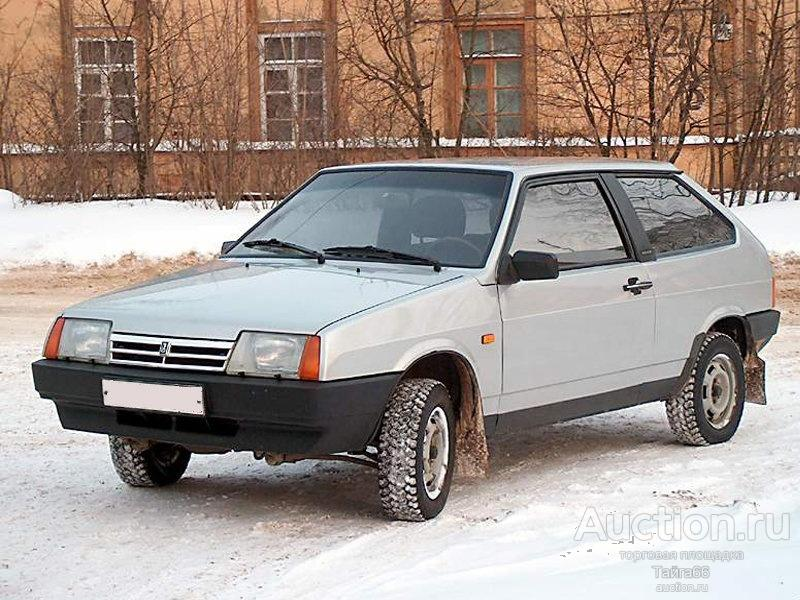
#> input picture 7_8_image_video_compression/Practice_7/vosmerka.jpg, 800 x 600 px
$ jupyter execute DE_IP_HomeTask_7.ipynb
#> lines starting #> are read from the running program, lines starting #| are printed output that depends on the picture
### Задачи
1.	Выполните сохранение монохромного изображения в виде текстового или бинарного файла.
2.	Реализуйте алгоритм вейвлет-преобразования Хаара для изображения.
3.	Выполните квантование высокочастотных компонент (прим., количество квантов  = 4).
4.	Сохраните получившийся массив значений  в текстовый или бинарный файл в порядке LL, LH, HL, HH вейвлет-преобразования Хафа. Компоненты LH, HL, HH храните в виде пар (значение, количество повторений).
Сравните объем памяти, занимаемый исходным изображением (попиксельное хранение), и изображение, полученным после преобразования Хафа и сжатием длин серий.

[cell 1]
import numpy as np
import cv2 as cv
import matplotlib as plt

np.seterr(all='ignore')

[cell 2]
def save_image_txt(image, filename):
#> called with filename = 'vosmerka.txt'
    image = image.astype(int)
    np.savetxt(filename, image, fmt='%d')

def load_image_txt(filename):
    return np.loadtxt(filename)

[cell 3]
def haar_transform_2d(image):
    rows, cols = image.shape
#> rows = 600; cols = 800

    for i in range(rows):
        row = image[i, :].copy()
        for j in range(cols // 2):
            image[i, j] = (row[2*j] + row[2*j+1]) / 2
            image[i, cols//2 + j] = (row[2*j] - row[2*j+1]) / 2
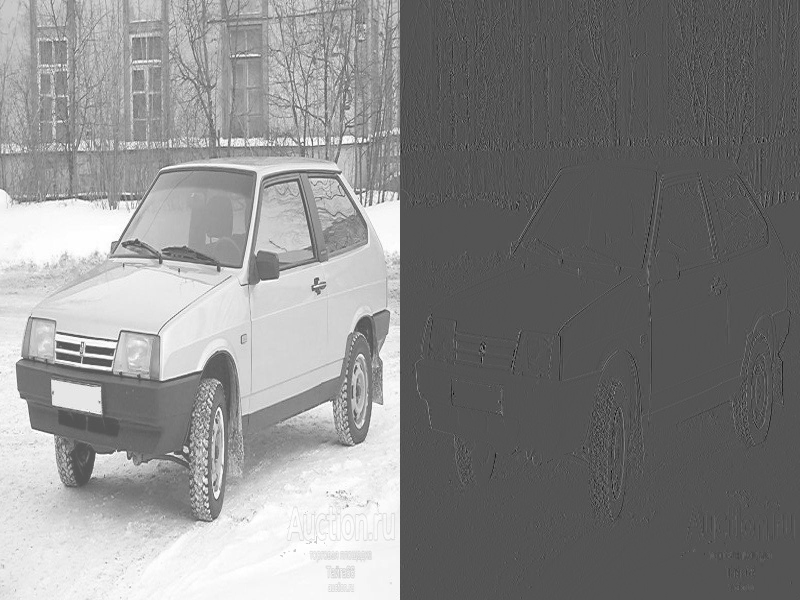
#> image: shape (600, 800) float16; min -126, max 255, mean 76.2; drawn with min black and max white

    for j in range(cols):
        col = image[:, j].copy()
        for i in range(rows // 2):
            image[i, j] = (col[2*i] + col[2*i+1]) / 2
            image[rows//2 + i, j] = (col[2*i] - col[2*i+1]) / 2
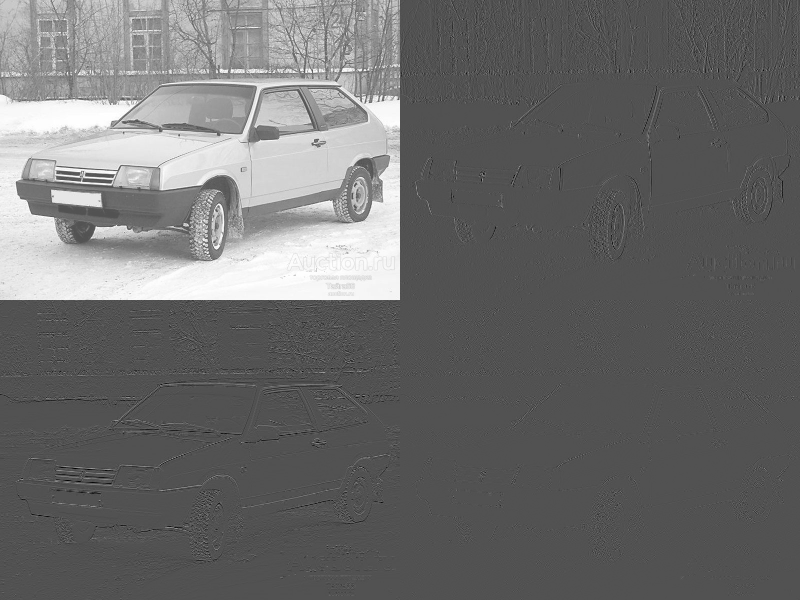
#> image: shape (600, 800) float16; min -121, max 255, mean 38.1; drawn with min black and max white
    return image

[cell 4]
def quantize(component, levels=4):
    min_val, max_val = np.min(component), np.max(component)
    step = (max_val - min_val) / levels
    quantized = np.floor((component - min_val) / step)
    return np.clip(quantized, 0, levels-1).astype(int)

[cell 5]
def rle_encode(arr):
    flat = arr.flatten()
    changes = np.where(flat[1:] != flat[:-1])[0] + 1
    starts = np.concatenate(([0], changes))
    stops = np.concatenate((changes, [len(flat)]))
    return list(zip(flat[starts], stops - starts))

[cell 6]
def save_compressed_txt(ll, lh, hl, hh, filename):
    with open(filename, 'w') as f:
        f.write(f"LL {ll.shape[0]} {ll.shape[1]}\n")
        np.savetxt(f, ll, fmt='%.2f')

        for comp, name in [(lh, 'LH'), (hl, 'HL'), (hh, 'HH')]:
            encoded = rle_encode(comp)
            f.write(f"{name} {len(encoded)}\n")
            for val, count in encoded:
                f.write(f"{val} {count}\n")

[cell 7]
filename = "vosmerka"
img = cv.imread(f"{filename}.jpg", cv.IMREAD_GRAYSCALE).astype(np.float16)
save_image_txt(img, f"{filename}.txt")


transformed = haar_transform_2d(img.copy())

rows, cols = transformed.shape
#> rows = 600; cols = 800
LL = transformed[:rows//2, :cols//2]
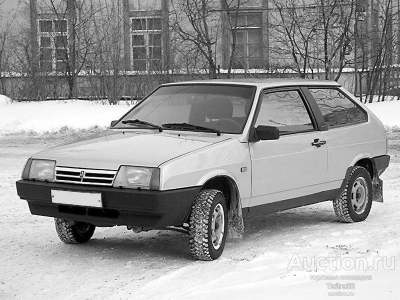
#> LL: shape (300, 400) float16; min 0, max 255, mean 152.4
LH = transformed[:rows//2, cols//2:]
HL = transformed[rows//2:, :cols//2]
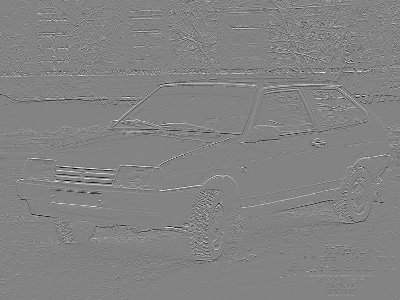
#> HL: shape (300, 400) float16; min -121, max 114.2, mean -0.1; drawn with min black and max white
HH = transformed[rows//2:, cols//2:]
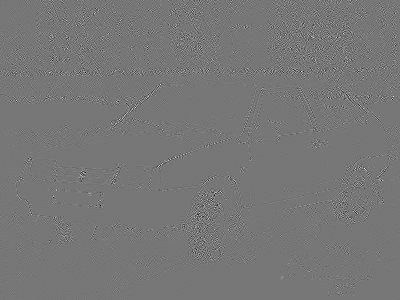
#> HH: shape (300, 400) float16; min -66.25, max 75.25, mean 0; drawn with min black and max white

LH_q = quantize(LH)
#> in quantize, `min_val, max_val = np.min(component), np.max(component)`: min_val = -106.8; max_val = 108.5
#> in quantize, `step = (max_val - min_val) / levels`: step = 53.81
#> in quantize, `return np.clip(quantized, 0, levels-1).astype(int)`:
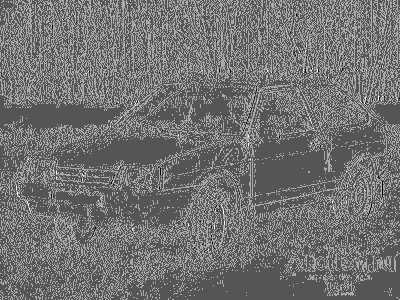
#> returned value: shape (300, 400) int64; min 0, max 3, mean 1.34; drawn with min black and max white
HL_q = quantize(HL)
#> call 2 of quantize, with levels = 4
#> in quantize (call 2), `min_val, max_val = np.min(component), np.max(component)`: min_val = -121; max_val = 114.2
#> in quantize (call 2), `step = (max_val - min_val) / levels`: step = 58.81
#> in quantize (call 2), `quantized = np.floor((component - min_val) / step)`:
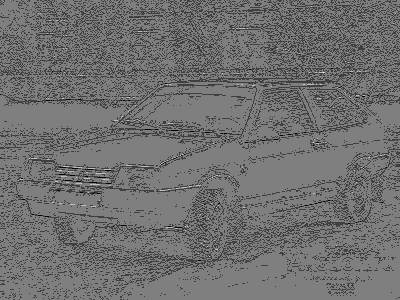
#> quantized: shape (300, 400) float16; min 0, max 4, mean 1.77; drawn with min black and max white
#> in quantize (call 2), `return np.clip(quantized, 0, levels-1).astype(int)`:
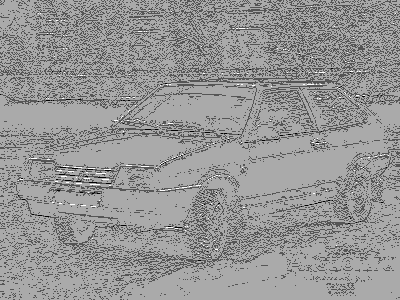
#> returned value: shape (300, 400) int64; min 0, max 3, mean 1.77; drawn with min black and max white
HH_q = quantize(HH)
#> call 3 of quantize, with levels = 4
#> in quantize (call 3), `min_val, max_val = np.min(component), np.max(component)`: min_val = -66.25; max_val = 75.25
#> in quantize (call 3), `step = (max_val - min_val) / levels`: step = 35.38
#> in quantize (call 3), `quantized = np.floor((component - min_val) / step)`:
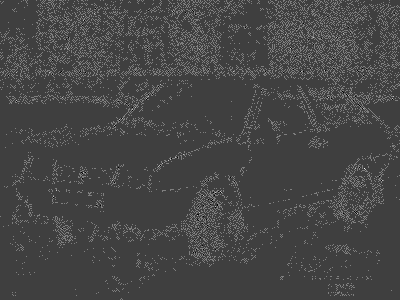
#> quantized: shape (300, 400) float16; min 0, max 4, mean 1.11; drawn with min black and max white
#> in quantize (call 3), `return np.clip(quantized, 0, levels-1).astype(int)`:
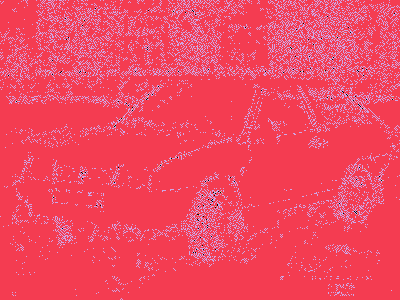
#> returned value: shape (300, 400) int64; 4 distinct labels, from 0 to 3; one colour per label, 0 black

save_compressed_txt(LL, LH_q, HL_q, HH_q, f"compressed_{filename}.txt")
#> the loop in save_compressed_txt, `for comp, name in [(lh, 'LH'), (hl, 'HL'), (hh, 'HH')]:` made 3 passes
#> name on passes 1 to 3: 'LH', 'HL', 'HH'

with open(f'{filename}.txt', 'r') as f:
    original_size = len(f.read().encode('utf-8'))

with open(f'compressed_{filename}.txt', 'r') as f:
    compressed_size = len(f.read().encode('utf-8'))

print(f"Original size: {original_size} bytes")
print(f"Compressed size: {compressed_size} bytes")
print(f"Compression ratio: {original_size / compressed_size:.2f}")
